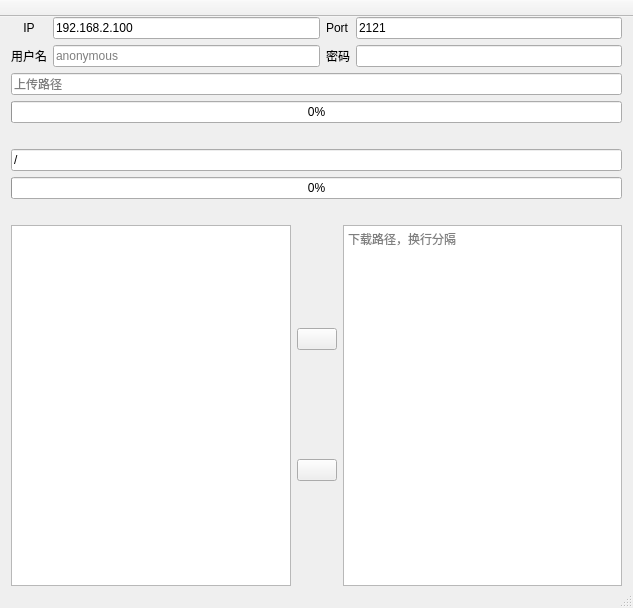
<?xml version="1.0" encoding="UTF-8"?>
<ui version="4.0">
 <class>MainWindow</class>
 <widget class="QMainWindow" name="MainWindow">
  <property name="geometry">
   <rect>
    <x>0</x>
    <y>0</y>
    <width>633</width>
    <height>608</height>
   </rect>
  </property>
  <property name="acceptDrops">
   <bool>true</bool>
  </property>
  <property name="windowTitle">
   <string>海天鹰FTP</string>
  </property>
  <property name="windowIcon">
   <iconset>
    <normaloff>HTYFTP.png</normaloff>HTYFTP.png</iconset>
  </property>
  <widget class="QWidget" name="centralWidget">
   <layout class="QVBoxLayout" name="verticalLayout_4">
    <property name="topMargin">
     <number>0</number>
    </property>
    <property name="bottomMargin">
     <number>0</number>
    </property>
    <item>
     <layout class="QGridLayout" name="gridLayout">
      <item row="0" column="1">
       <widget class="QLineEdit" name="lineEdit_IP">
        <property name="text">
         <string>192.168.2.100</string>
        </property>
       </widget>
      </item>
      <item row="0" column="2">
       <widget class="QLabel" name="label_2">
        <property name="text">
         <string>Port</string>
        </property>
       </widget>
      </item>
      <item row="0" column="0">
       <widget class="QLabel" name="label">
        <property name="text">
         <string>IP</string>
        </property>
        <property name="alignment">
         <set>Qt::AlignCenter</set>
        </property>
       </widget>
      </item>
      <item row="0" column="3">
       <widget class="QLineEdit" name="lineEdit_port">
        <property name="text">
         <string>2121</string>
        </property>
       </widget>
      </item>
      <item row="1" column="0">
       <widget class="QLabel" name="label_3">
        <property name="text">
         <string>用户名</string>
        </property>
       </widget>
      </item>
      <item row="1" column="1">
       <widget class="QLineEdit" name="lineEdit_username">
        <property name="placeholderText">
         <string>anonymous</string>
        </property>
       </widget>
      </item>
      <item row="1" column="2">
       <widget class="QLabel" name="label_4">
        <property name="text">
         <string>密码</string>
        </property>
       </widget>
      </item>
      <item row="1" column="3">
       <widget class="QLineEdit" name="lineEdit_password"/>
      </item>
     </layout>
    </item>
    <item>
     <layout class="QVBoxLayout" name="verticalLayout">
      <item>
       <layout class="QHBoxLayout" name="horizontalLayout_2">
        <item>
         <widget class="QLineEdit" name="lineEdit_path_upload">
          <property name="toolTip">
           <string>上传路径</string>
          </property>
          <property name="text">
           <string/>
          </property>
          <property name="placeholderText">
           <string>上传路径</string>
          </property>
         </widget>
        </item>
       </layout>
      </item>
      <item>
       <widget class="QProgressBar" name="progressBar_upload">
        <property name="value">
         <number>0</number>
        </property>
       </widget>
      </item>
     </layout>
    </item>
    <item>
     <widget class="QLabel" name="label_error_upload">
      <property name="text">
       <string/>
      </property>
     </widget>
    </item>
    <item>
     <layout class="QVBoxLayout" name="verticalLayout_2">
      <item>
       <layout class="QHBoxLayout" name="horizontalLayout_3">
        <item>
         <widget class="QLineEdit" name="lineEdit_path_download">
          <property name="toolTip">
           <string>下载路径</string>
          </property>
          <property name="text">
           <string>/</string>
          </property>
          <property name="placeholderText">
           <string>下载路径</string>
          </property>
         </widget>
        </item>
       </layout>
      </item>
      <item>
       <widget class="QProgressBar" name="progressBar_download">
        <property name="value">
         <number>0</number>
        </property>
       </widget>
      </item>
     </layout>
    </item>
    <item>
     <widget class="QLabel" name="label_error_download">
      <property name="text">
       <string/>
      </property>
     </widget>
    </item>
    <item>
     <layout class="QHBoxLayout" name="horizontalLayout">
      <item>
       <widget class="QListWidget" name="listWidget_upload">
        <property name="contextMenuPolicy">
         <enum>Qt::CustomContextMenu</enum>
        </property>
        <property name="selectionMode">
         <enum>QAbstractItemView::ExtendedSelection</enum>
        </property>
       </widget>
      </item>
      <item>
       <layout class="QVBoxLayout" name="verticalLayout_3">
        <item>
         <widget class="QPushButton" name="pushButton_upload1">
          <property name="toolTip">
           <string>上传</string>
          </property>
          <property name="text">
           <string/>
          </property>
          <property name="icon">
           <iconset theme="go-next">
            <normaloff>.</normaloff>.</iconset>
          </property>
         </widget>
        </item>
        <item>
         <widget class="QPushButton" name="pushButton_download1">
          <property name="toolTip">
           <string>下载</string>
          </property>
          <property name="text">
           <string/>
          </property>
          <property name="icon">
           <iconset theme="go-previous">
            <normaloff>.</normaloff>.</iconset>
          </property>
         </widget>
        </item>
       </layout>
      </item>
      <item>
       <widget class="QTextEdit" name="textEdit">
        <property name="placeholderText">
         <string>下载路径，换行分隔</string>
        </property>
       </widget>
      </item>
     </layout>
    </item>
   </layout>
  </widget>
  <widget class="QMenuBar" name="menuBar">
   <property name="geometry">
    <rect>
     <x>0</x>
     <y>0</y>
     <width>633</width>
     <height>26</height>
    </rect>
   </property>
  </widget>
  <widget class="QToolBar" name="mainToolBar">
   <property name="movable">
    <bool>false</bool>
   </property>
   <attribute name="toolBarArea">
    <enum>TopToolBarArea</enum>
   </attribute>
   <attribute name="toolBarBreak">
    <bool>false</bool>
   </attribute>
  </widget>
  <widget class="QStatusBar" name="statusBar"/>
 </widget>
 <layoutdefault spacing="6" margin="11"/>
 <resources/>
 <connections/>
</ui>
